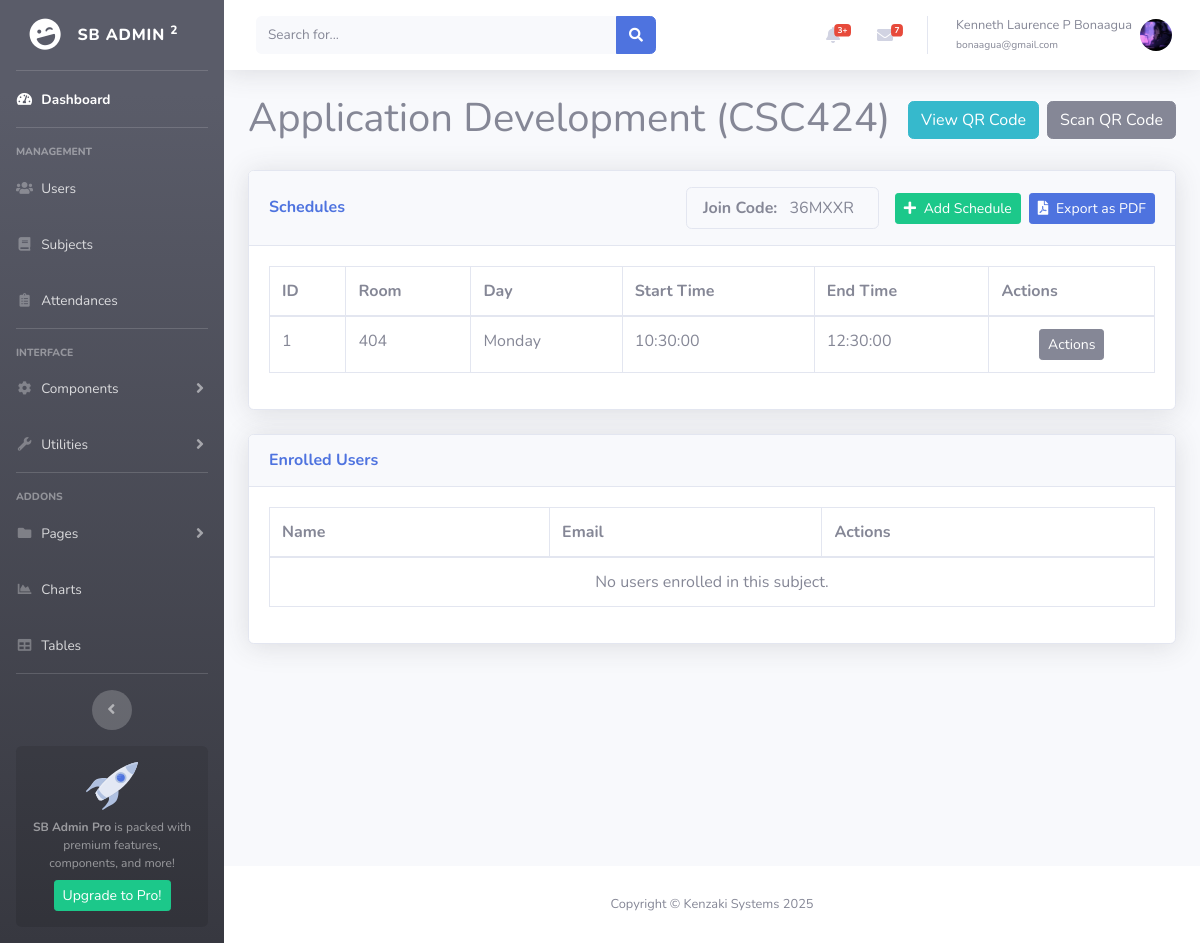
Page /view_subject.php?id=5 (signed in) on the committed database.
### tables this page shows
CREATE TABLE `subjects` (
  `id` int(11) NOT NULL,
  `code` varchar(225) DEFAULT NULL,
  `name` varchar(225) DEFAULT NULL,
  `faculty_id` int(11) DEFAULT NULL,
  `status` int(11) DEFAULT NULL,
  `joincode` varchar(225) DEFAULT NULL
);

CREATE TABLE `schedules` (
  `id` int(11) NOT NULL,
  `subject_id` int(11) DEFAULT NULL,
  `room` varchar(225) DEFAULT NULL,
  `day` varchar(225) DEFAULT NULL,
  `start_time` time DEFAULT NULL,
  `end_time` time DEFAULT NULL
);

### view_subject.php (the view, shortened to what this page needs)
<?php
include 'includes/header.php';
require 'db.php';
$subjectId = $_GET['id'];
$sql = "SELECT * FROM subjects WHERE id = $subjectId";
$result = $conn->query($sql);
?>
<div class="container-fluid">
    <?php
    if ($result && $result->num_rows > 0) {
        $subject = $result->fetch_assoc();
        echo '<div class="d-flex justify-content-between align-items-center mb-4">';
        echo '<div>';
        echo "<h1 class='mb-1'>{$subject['name']} ({$subject['code']})</h1>";
        echo '</div>';
        echo '<div>';
        echo '<button type="button" class="btn btn-info mr-2" data-toggle="modal" data-target="#qrCodeModal">View QR Code</button>';
        echo '<button type="button" class="btn btn-secondary" data-toggle="modal" data-target="#scanQrCodeModal">Scan QR Code</button>';
        echo '</div>';
        echo '</div>';
    } else {
        echo "Subject not found.";
    }
    ?>
    <div class="card shadow mb-4 mt-4">
        <div class="card-header py-3 d-flex flex-row align-items-center justify-content-between">
            <h6 class="m-0 font-weight-bold text-primary">Schedules</h6>
            <div class="d-flex align-items-center">
                <div class="mr-3 px-3 py-2 border rounded bg-light">
                    <span class="font-weight-bold">Join Code:</span>
                    <span class="px-2 py-1"><?= $subject['joincode'] ?></span>
                </div>
                <a href="#" class="btn btn-success btn-sm mr-2" data-toggle="modal" data-target="#addScheduleModal">
                    <i class="fas fa-plus mr-1"></i> Add Schedule
                </a>
                <a href="#" class="btn btn-primary btn-sm">
                    <i class="fas fa-file-pdf mr-1"></i> Export as PDF
                </a>
            </div>
        </div>
        <div class="card-body">
            <?php
            $sqlSchedules = "SELECT * FROM schedules WHERE subject_id = $subjectId";
            $resultSchedules = $conn->query($sqlSchedules);
            ?>
            <div class="table-responsive">
                <table class="table table-bordered table-hover" id="schedulesTable" width="100%" cellspacing="0">
                    <thead>
                        <tr>
                            <th>ID</th>
                            <th>Room</th>
                            <th>Day</th>
                            <th>Start Time</th>
                            <th>End Time</th>
                            <th>Actions</th>
                        </tr>
                    </thead>
                    <tbody>
                        <?php if ($resultSchedules && $resultSchedules->num_rows > 0): ?>
                            <?php while ($rowSch = $resultSchedules->fetch_assoc()): ?>
                            <tr>
                                <td><?= $rowSch['id'] ?></td>
                                <td><?= $rowSch['room'] ?></td>
                                <td><?= $rowSch['day'] ?></td>
                                <td><?= $rowSch['start_time'] ?></td>
                                <td><?= $rowSch['end_time'] ?></td>
                                <td class="text-center">
                                    <div class="dropdown no-arrow">
                                        <a class="dropdown-toggle btn btn-sm btn-secondary" href="#" role="button" id="dropdownMenuLink<?= $rowSch['id'] ?>" data-toggle="dropdown" aria-haspopup="true" aria-expanded="false">
                                            Actions
                                        </a>
                                    </div>
                                </td>
                            </tr>
                            <?php endwhile; ?>
                        <?php else: ?>
                            <tr>
                                <td colspan="6" class="text-center">No schedules found for this subject.</td>
                            </tr>
                        <?php endif; ?>
                    </tbody>
                </table>
            </div>
        </div>
    </div>
    <div class="card shadow mb-4 mt-4">
        <div class="card-header py-3 d-flex flex-row align-items-center justify-content-between">
            <h6 class="m-0 font-weight-bold text-primary">Enrolled Users</h6>
        </div>
        <div class="card-body">
            <?php
            $sqlUsers = "SELECT u.* FROM users u
                         JOIN usersubjects us ON u.id = us.user_id
                         WHERE us.subject_id = $subjectId AND u.usertype = 'Student'";
            $resultUsers = $conn->query($sqlUsers);
            ?>
            <div class="table-responsive">
                <table class="table table-bordered table-hover" id="usersTable" width="100%" cellspacing="0">
                    <thead>
                        <tr>
                            <th>Name</th>
                            <th>Email</th>
                            <th>Actions</th>
                        </tr>
                    </thead>
                    <tbody>
                        <?php if ($resultUsers && $resultUsers->num_rows > 0): ?>
                            <?php while ($rowUser = $resultUsers->fetch_assoc()): ?>
                            <tr>
                                <?php $name = $rowUser['firstname'] . ' ' . $rowUser['middle_init'] . ' ' . $rowUser['lastname']; ?>
                                <td><?= $name ?></td>
                                <td><?= $rowUser['email'] ?></td>
                                <td class="text-center">
                                    <div class="dropdown no-arrow">
                                        <a class="dropdown-toggle btn btn-sm btn-secondary" href="#" role="button" id="dropdownMenuLink<?= $rowUser['id'] ?>" data-toggle="dropdown" aria-haspopup="true" aria-expanded="false">
                                            Actions
                                        </a>
                                        <div class="dropdown-menu dropdown-menu-right shadow animated--fade-in" aria-labelledby="dropdownMenuLink<?= $rowUser['id'] ?>">
                                            <a class="dropdown-item" href="#" onclick="event.preventDefault(); viewProfile(<?= $rowUser['id'] ?>)">
                                                <i class="fas fa-user fa-sm fa-fw mr-2 text-gray-400"></i>View Profile
                                            </a>
                                            <a class="dropdown-item" href="#" onclick="event.preventDefault(); removeUser(<?= $rowUser['id'] ?>)">
                                                <i class="fas fa-trash fa-sm fa-fw mr-2 text-gray-400"></i>Remove
                                            </a>
                                        </div>
                                    </div>
                                </td>
                            </tr>
                            <?php endwhile; ?>
                        <?php else: ?>
                            <tr>
                                <td colspan="3" class="text-center">No users enrolled in this subject.</td>
                            </tr>
                        <?php endif; ?>
                    </tbody>
                </table>
            </div>
        </div>
    </div>
</div>
</div>
<?php include 'includes/footer.php'; ?>
</body>
</html>

### rows in the picture
subjects: name "Application Development", code "CSC424", joincode "36MXXR"
schedules: id "1", room "404", day "Monday", start_time "10:30:00", end_time "12:30:00"

### other values in the picture
$_SESSION['firstname'] "Kenneth Laurence"
$_SESSION['middle_init'] "P"
$_SESSION['lastname'] "Bonaagua"
$_SESSION['email'] "bonaagua@gmail.com"
